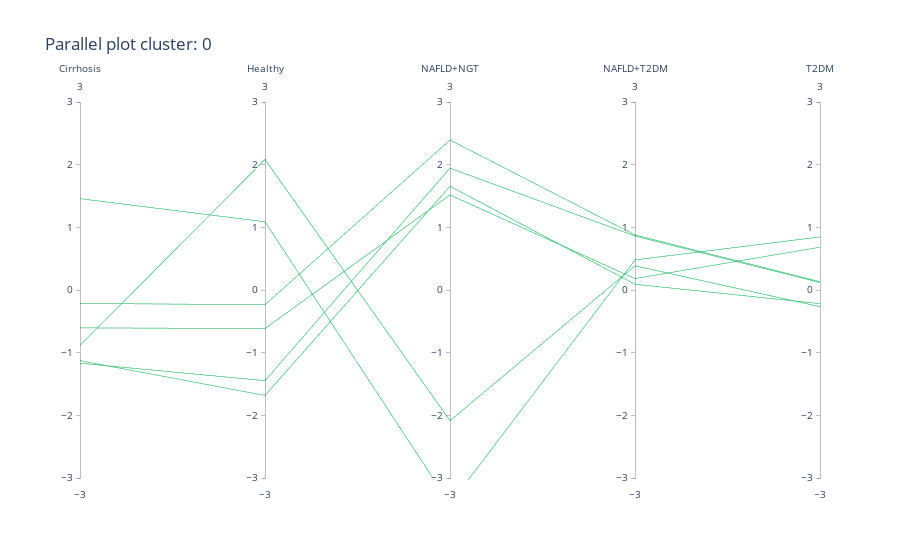

Source (notebook cell):
### Code cell
@interact
def plot_parallel_plot(cluster=correlation_df.cluster.unique()):
    cluster_colors = dict(zip(correlation_df.cluster, correlation_df.color))
    clusters = correlation_df.groupby('cluster')
    identifiers = clusters.get_group(cluster)['identifier'].tolist()
    title= "Parallel plot cluster: {}".format(cluster)
    df = processed_df.set_index('group')[identifiers].reset_index()
    print(df.head())
    figure = plots.basicFigures.get_parallel_plot(df, identifier=cluster, args={'color':cluster_colors[cluster], 'group':'group', 
                                                                          'title':title,
                                                                          'zscore':False})
    display(HTML("<p>{}</p>".format(",".join(identifiers))))
    iplot(figure.figure)

### Figure 1 — Plotly figure (JSON) as saved in the notebook; plotly's stock layout.template omitted (floating-point values rounded to 4 significant figures)
{"data": [{"dimensions": [{"label": "Cirrhosis", "range": [-3, 3], "values": ["Cirrhosis", -1.127, -0.2146, -1.169, -0.6046, 1.457, -0.8834]}, {"label": "Healthy", "range": [-3, 3], "values": ["Healthy", -1.683, -0.235, -1.447, -0.6147, 1.088, 2.083]}, {"label": "NAFLD+NGT", "range": [-3, 3], "values": ["NAFLD+NGT", 1.656, 2.393, 1.945, 1.517, -3.416, -2.086]}, {"label": "NAFLD+T2DM", "range": [-3, 3], "values": ["NAFLD+T2DM", 0.09183, 0.8788, 0.8605, 0.1819, 0.48, 0.386]}, {"label": "T2DM", "range": [-3, 3], "values": ["T2DM", -0.2178, 0.1319, 0.1188, 0.6829, 0.8474, -0.2661]}], "line": {"color": "#1acf66"}, "type": "parcoords", "uid": "2b1683ec-8c30-4cc4-b623-e5551d2a6d43"}], "layout": {"annotations": [{"showarrow": false, "text": "", "xref": "paper", "yref": "paper"}], "autosize": true, "title": {"text": "Parallel plot cluster: 0"}}}
